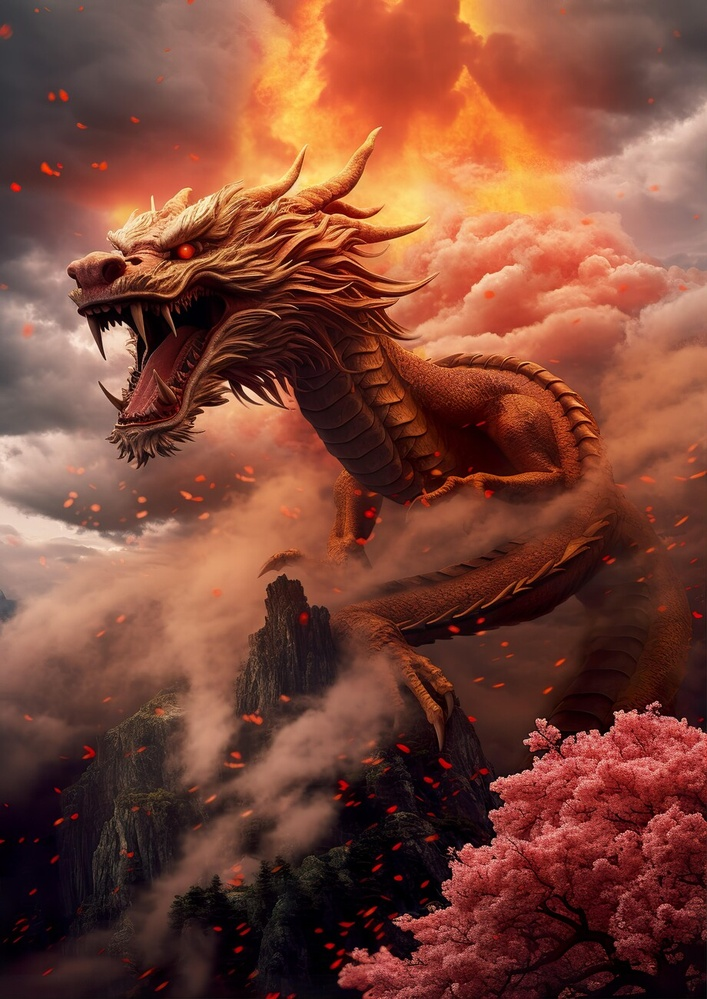
#> input picture Odev/dragon.jpg, 707 x 999 px, shrunk from 920 x 1300 before the run
$ python main.py
#> lines starting #> are read from the running program, lines starting #| are printed output that depends on the picture
import cv2
import numpy as np
import matplotlib.pyplot as plt

image = cv2.imread("dragon.jpg",0)
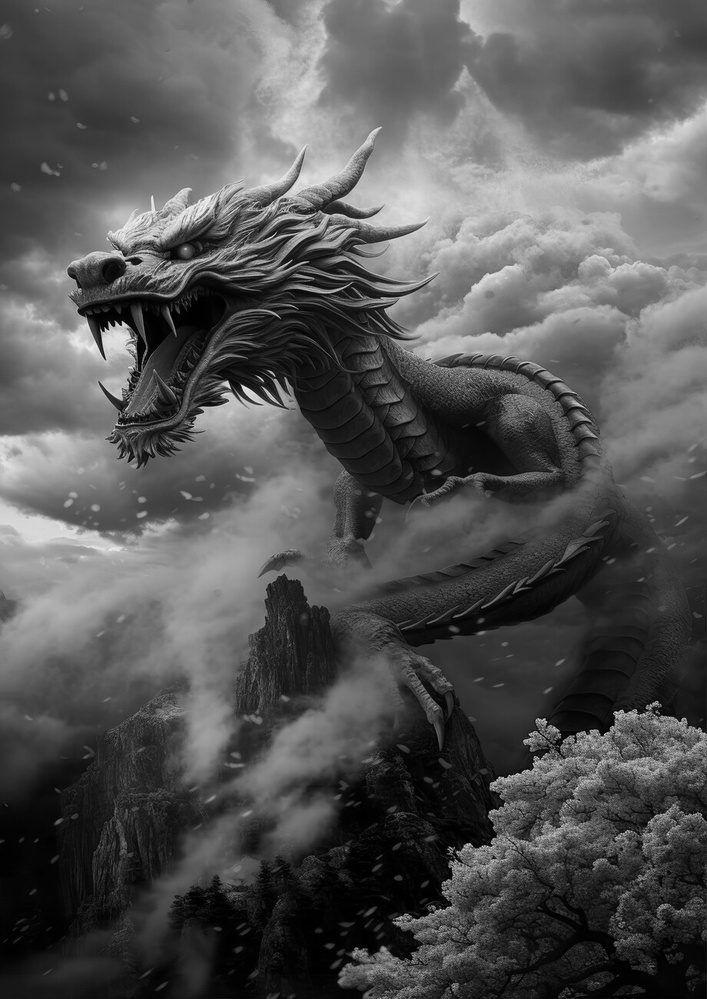
#> image: shape (999, 707); min 0, max 247, mean 84.6

histogram = np.zeros(256, dtype=int)

for i in range(image.shape[0]):
    for j in range(image.shape[1]):
        pixel_value = image[i, j]
        histogram[pixel_value] += 1
#> after the loop, histogram = 256 values, max 5959 at index 2, min 0 at index 244, mean 2759

plt.bar(range(256), histogram, width=1, color='gray')
plt.title("Gri Seviye Görüntü Histogramı")
plt.xlabel("Piksel Değeri")
plt.ylabel("Piksel Sayısı")
plt.show()
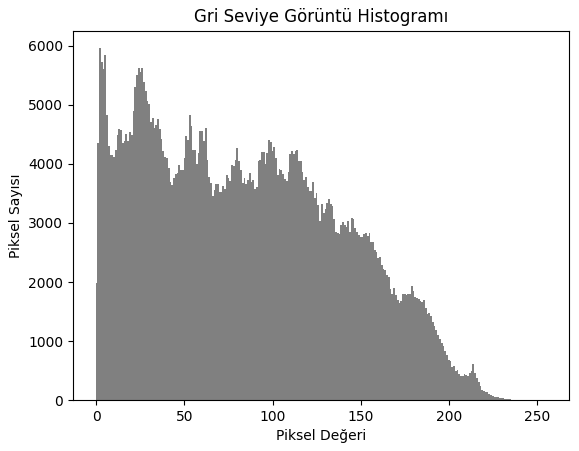
#> figure drawn by matplotlib, 1 panel; tallest bar 5959 high, from x = 1.5 to 2.5
